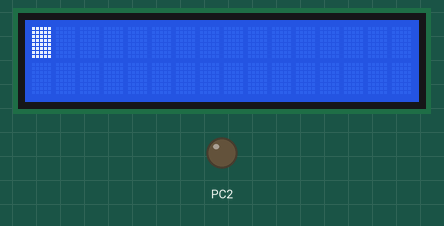
The program below on a simulated ATmega32, built with avr-gcc and emulated at 16 MHz (the files do not name the chip). Shown: 16×2 character LCD, output pins drawn as LEDs (lit = HIGH). Wiring (inferred from the names in the program): character LCD (HD44780): RS PB1; R/W PB2; E PB3; data PA4, PA5, PA6, PA7. Pins used as bus, display or sensor lines are not drawn; what the program prints to the serial monitor is not drawn.

Above: at 0.1 s.
At 2.2 s:
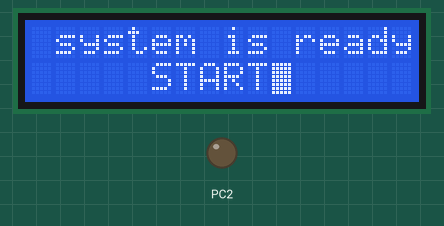

The program:

main.c
```c
/*
 * UART_LCD_ControlLed.c
 *
 * Created: 10/16/2026 11:28:16 PM
 * Author : AYMAN KHALED
 */

#include <avr/io.h>

#include "BIT_MATH.h"
#include "STD_TYPE.h"

#include "DIO_interface.h"
#include "UART_interface.h"

#include "LCD_interface.h"

#define  F_CPU 16000000UL
#include <util/delay.h>


void LedToggle(void);

int main(void)
{
	/*intialize UART protocol*/
	UART_Init();
	/*intialize LCD*/
	LCD_voidInit();
	_delay_ms(2000);

	UART_voidSendStringData("ready...");
	LCD_voidGotoxy(1,0);
	LCD_voidSendString("system is ready");
	LCD_voidGotoxy(5,1);
	LCD_voidSendString("START");
	_delay_ms(2000);
	LCD_voidClearData();

	/*set led as output*/
	DIO_voidSetPinDir(DIO_PORTC,DIO_PIN2,OUTPUT);

	/*pointer to receive the data in */
	u8 *received_data;
	/*Allocate 32 bytes of memory to store the received data */
	received_data= malloc(32);


    while (1)
    {


			if (received_data != NULL)
			{
				/*call receive function */
				UART_u8ReceiveStringData(received_data);
			}


				if (strcmp((char *)received_data, "LED ON") == 0)
				{
					LCD_voidClearData();
					DIO_voidSetPinVal(DIO_PORTC,DIO_PIN2,HIGH);
					UART_voidSendStringData("DONE");
					LCD_voidGotoxy(1,0);
					LCD_voidSendString("the led is on");
				}

				/****************************************************/


				else if (strcmp((u8 *)received_data,"LED OFF")==0)
				{
					LCD_voidClearData();
					DIO_voidSetPinVal(DIO_PORTC,DIO_PIN2,LOW);
					UART_voidSendStringData("DONE");
					LCD_voidGotoxy(1,0);
					LCD_voidSendString("the led is off");
				}

				/****************************************************/

				else if (strcmp((u8 *)received_data,"LED TOGGLE")==0)
				{
					LCD_voidClearData();
					UART_voidSendStringData("DONE");
					LCD_voidGotoxy(1,0);
					LCD_voidSendString("the led is toggle");
					/*Keeps the LED toggling continuously until a new UART command is received*/
					while(UART_u8ReceiveDataAvailable()==0)
					{
						LedToggle();
					}

				}

				/****************************************************/

				else if (strcmp((u8 *)received_data,"HELP")==0)
				{
					LCD_voidClearData();
					LCD_voidGotoxy(0,0);
					LCD_voidSendString("LED ON");
					LCD_voidGotoxy(0,1);
					LCD_voidSendString("LED OFF");
					_delay_ms(1000);
					LCD_voidClearData();
					LCD_voidGotoxy(0,0);
					LCD_voidSendString("LED TOGGLE");
					LCD_voidGotoxy(0,1);
					LCD_voidSendString("HELP");
					_delay_ms(1000);
					LCD_voidClearData();
					LCD_voidGotoxy(0,0);
					LCD_voidSendString("SEND: CMD#");
					_delay_ms(1000);
				}

				/****************************************************/

				else
				{
					LCD_voidClearData();
					LCD_voidGotoxy(1,0);
					LCD_voidSendString("Invalid Command");
				}
		}
    }


void LedToggle(void)
{

	DIO_voidSetPinVal(DIO_PORTC,DIO_PIN2,HIGH);
	_delay_ms(1000);
	DIO_voidSetPinVal(DIO_PORTC,DIO_PIN2,LOW);
	_delay_ms(1000);

}
```

STD_TYPE.h
```c
#ifndef _STD_TYPE_H_
#define _STD_TYPE_H_

/* unsigned data */

typedef  unsigned char            u8 ;
typedef  unsigned short int       u16 ;
typedef  unsigned long int        u32;
typedef  unsigned long long int   u64 ;


/* signed data */

typedef  signed char            s8 ;
typedef  signed short int       s16 ;
typedef  signed long int        s32;
typedef  signed long long int   s64 ;

/*float data */

typedef float   f32 ;
typedef double  f64 ;

/*bool data type */

typedef enum{F,T}Bool ;

/*null  */

#define NULL    ((void*)0)


#endif 
```

UART_interface.h
```c
/*
 * UART_interface.h
 *
 * Created: 10/12/2024 5:14:46 PM
 *  Author: Tech Mix
 */


#ifndef UART_INTERFACE_H_
#define UART_INTERFACE_H_


void UART_Init(void);

void UART_voidSendData(u8 copy_u8senddata);

u8  UART_u8ReceiveData(void);

void UART_voidSendStringData(u8* copy_u8sendstringdata);
void  UART_u8ReceiveStringData(u8* copy_u8receivestringdata);


u8 UART_u8ReceiveDataAvailable(void);


#endif /* UART_INTERFACE_H_ */
```

UART_prog.c
```c
/*
 * UART_prog.c
 *
 * Created: 10/12/2024 5:16:07 PM
 *  Author: Tech Mix
 */

#include "BIT_MATH.h"
#include "STD_TYPE.h"
#include "UART_interface.h"
#include "UART_reg.h"


void UART_Init(void){

	/*select baud-rate 9600 and double speed off*/
	CLR_BIT(UCSRA_REG,1);
	UBRRL_REG= 103;

	/*disable UART interrupt*/
	CLR_BIT(UCSRB_REG,5);
	CLR_BIT(UCSRB_REG,6);
	CLR_BIT(UCSRB_REG,7);


	/*
	select Asynchronous speed
	select one_bit stop
	select 8_bit charchter size
	disable parity
	*/
	CLR_BIT(UCSRB_REG,2);
	UCSRC_REG=0b10000110;


	/*enable receive*/
	SET_BIT(UCSRB_REG,4);
	/*enable transmit*/
	SET_BIT(UCSRB_REG,3);


}

void UART_voidSendData(u8 copy_u8senddata){


	while(GET_BIT(UCSRA_REG,5)==0);


	UDR_REG=copy_u8senddata;

}

u8  UART_u8ReceiveData(void){

	while(GET_BIT(UCSRA_REG,7)==0);
		return UDR_REG;
}


void UART_voidSendStringData(u8* copy_u8sendstringdata)
{
	u8 i= 0;
	while(copy_u8sendstringdata[i] != '\0'){

		UART_voidSendData(copy_u8sendstringdata[i]) ;
		i++ ;
	}


}


void  UART_u8ReceiveStringData(u8* copy_u8receivestringdata)
{
	u8 i= 0;

	do
	{copy_u8receivestringdata[i] = UART_u8ReceiveData();
		i++;
	} while (copy_u8receivestringdata[i-1] != '\#');

	copy_u8receivestringdata[i-1]= '\0';

}


u8 UART_u8ReceiveDataAvailable(void)
{
	return GET_BIT(UCSRA_REG, 7);
}
```

UART_reg.h
```c
/*
 * UART_reg.h
 *
 * Created: 10/12/2024 5:15:38 PM
 *  Author: Tech Mix
 */


#ifndef UART_REG_H_
#define UART_REG_H_


#define  UDR_REG        *((volatile u8*)0x2C)
#define  UCSRA_REG      *((volatile u8*)0x2B)
#define  UCSRB_REG      *((volatile u8*)0x2A)
#define  UCSRC_REG      *((volatile u8*)0x40)
#define  UBRRL_REG      *((volatile u8*)0x29)
#define  UBRRH_REG      *((volatile u8*)0x40)


#endif /* UART_REG_H_ */
```

LCD_config.h
```c
/*
 * LCD_config.h
 *
 * Created: 8/27/2024 3:25:24 PM
 *  Author: AMIT
 */


#ifndef LCD_CONFIG_H_
#define LCD_CONFIG_H_


/* data port */

#if  LCD_MODE == _8_MODE
#define  LCD_DPORT     DIO_PORTA

#elif LCD_MODE ==_4_MODE
#define  LCD_DPORT     DIO_PORTA
#define  LCD_D4_PIN    DIO_PIN4
#define  LCD_D5_PIN    DIO_PIN5
#define  LCD_D6_PIN    DIO_PIN6
#define  LCD_D7_PIN    DIO_PIN7

#endif


/*control port */
#define LCD_CPORT     DIO_PORTB
#define LCD_RS_PIN    DIO_PIN1
#define LCD_RW_PIN    DIO_PIN2
#define LCD_EN_PIN    DIO_PIN3


#endif /* LCD_CONFIG_H_ */
```

LCD_interface.h
```c
/*
 * LCD_interface.h
 *
 * Created: 8/27/2024 3:25:10 PM
 *  Author: AMIT
 */


#ifndef LCD_INTERFACE_H_
#define LCD_INTERFACE_H_


/* LCD MODE
* YOU can select your lcd mode
* 1- 4 bit mode
* 2-8 bit mode
 */

#define   _4_MODE      0
#define   _8_MODE      1

#define  LCD_MODE   _4_MODE


void LCD_voidInit(void) ;

void LCD_voidSendCommand( u8 copy_u8command) ;
void LCD_voidSendData   ( u8 copy_u8data) ;

void LCD_voidClearData(void);

void LCD_voidSendString(char*str) ;

void LCD_voidGotoxy(u8 copy_u8x, u8 copy_u8y) ;


void LCD_voidDrawData(u8 copy_pattern , u8 *copy_u8data ,u8 copy_u8x, u8 copy_u8y) ;

void LCD_voidSendNumber(u32 number) ;
#endif /* LCD_INTERFACE_H_ */
```

LCD_prog.c
```c
/*
 * LCD_prog.c
 *
 * Created: 8/27/2024 3:25:38 PM
 *  Author: AMIT
 */
#include "BIT_MATH.h"
#include "STD_TYPE.h"
#include "DIO_interface.h"
#include "LCD_interface.h"
#include "LCD_config.h"

#define  F_CPU  16000000UL
#include <util/delay.h>


static void LCD_voidSHD( u8 copy_u8data){

	/* u8 Loc_arr[4]={LCD_D4_PIN,LCD_D5_PIN,LCD_D6_PIN,LCD_D7_PIN} ;
	 u8 loc_in=0 ;

	 for (loc_in=0 ; loc_in<4;loc_in++)
	 {
		 DIO_voidSetPinVal(LCD_DPORT,Loc_arr[loc_in],GET_BIT(copy_u8data,loc_in)) ;
	 }*/

	DIO_voidSetPinVal(LCD_DPORT,LCD_D4_PIN,GET_BIT(copy_u8data,0));
	DIO_voidSetPinVal(LCD_DPORT,LCD_D5_PIN,GET_BIT(copy_u8data,1));
	DIO_voidSetPinVal(LCD_DPORT,LCD_D6_PIN,GET_BIT(copy_u8data,2));
	DIO_voidSetPinVal(LCD_DPORT,LCD_D7_PIN,GET_BIT(copy_u8data,3));


}

void LCD_voidSendEnablePulse(void){

		/* send enabal pulse */
		DIO_voidSetPinVal(LCD_CPORT,LCD_EN_PIN,HIGH) ;
		_delay_ms(1) ;
		DIO_voidSetPinVal(LCD_CPORT,LCD_EN_PIN,LOW) ;

}

void LCD_voidInit(void) {

	/*set RS , R/W and enable pin  as output pin*/
		DIO_voidSetPinDir(LCD_CPORT,LCD_RS_PIN,OUTPUT);
		DIO_voidSetPinDir(LCD_CPORT,LCD_RW_PIN,OUTPUT);
		DIO_voidSetPinDir(LCD_CPORT,LCD_EN_PIN,OUTPUT);

	/*set data pin as output pin*/
		DIO_voidSetPinDir(LCD_DPORT ,LCD_D4_PIN,OUTPUT);
		DIO_voidSetPinDir(LCD_DPORT ,LCD_D5_PIN,OUTPUT);
		DIO_voidSetPinDir(LCD_DPORT ,LCD_D6_PIN,OUTPUT);
		DIO_voidSetPinDir(LCD_DPORT ,LCD_D7_PIN,OUTPUT);


	         _delay_ms(40) ;
		/*#if LCD_MODE ==_8_MODE

	    LCD_voidSendCommand(0b00111000) ;
		#elif LCD_MODE == _4_MODE */

		/* set RS as HIGH to send Command */
		DIO_voidSetPinVal(LCD_CPORT,LCD_RS_PIN,LOW) ;

		/*set R/W pin as low to write */
		DIO_voidSetPinVal(LCD_CPORT,LCD_RW_PIN,LOW) ;
		 LCD_voidSHD(0b0010) ;
		 LCD_voidSendEnablePulse() ;
		 LCD_voidSHD(0b0010) ;
		 LCD_voidSendEnablePulse() ;
		 LCD_voidSHD(0b1000) ;
		 LCD_voidSendEnablePulse() ;

			 _delay_us(45);
		 /* 2- send display on/off command*/
		 LCD_voidSendCommand(0b00001111) ;
			 _delay_us(45);
		 /*3- send clr lcd command */
		 LCD_voidSendCommand(0b00000001) ;
			_delay_ms(2);
		/*entry mode set*/
		LCD_voidSendCommand(0b00000110);

}

void LCD_voidSendCommand( u8 copy_u8command) {

	     /* set RS pin as low to send command */
		 DIO_voidSetPinVal(LCD_CPORT,LCD_RS_PIN,LOW) ;
		 /*set R/W pin as low to write */
	    DIO_voidSetPinVal(LCD_CPORT,LCD_RW_PIN,LOW) ;
		/*#if LCD_MODE ==_8_MODE

	    DIO_voidSetPortVal(LCD_DPORT,copy_u8command) ; // 1100 1100
        LCD_voidSendEnablePulse() ;
		#elif LCD_MODE==_4_MODE */
		    LCD_voidSHD(copy_u8command >> 4) ;
            LCD_voidSendEnablePulse() ;
            LCD_voidSHD(copy_u8command) ;
            LCD_voidSendEnablePulse() ;


}

void LCD_voidSendData   ( u8 copy_u8data) {


	   /* set RS as HIGH to send DATA */
	   DIO_voidSetPinVal(LCD_CPORT,LCD_RS_PIN,HIGH) ;

	   /*set R/W pin as low to write */
	   DIO_voidSetPinVal(LCD_CPORT,LCD_RW_PIN,LOW) ;

	  /*	#if LCD_MODE ==_8_MODE

	  	DIO_voidSetPortVal(LCD_DPORT,copy_u8data) ; // 1100 1100
	  	LCD_voidSendEnablePulse() ;
	  	 LCD_MODE==_4_MODE*/
	  	LCD_voidSHD(copy_u8data >> 4) ;
	  	LCD_voidSendEnablePulse() ;
	  	LCD_voidSHD(copy_u8data) ;
	  	LCD_voidSendEnablePulse() ;


}


void LCD_voidSendString(char*str) {
	u8 i= 0;
	while(str[i] != '\0'){

		LCD_voidSendData(str[i]) ;
		i++ ;
	}
}


void LCD_voidGotoxy(u8 copy_u8x, u8 copy_u8y){

	  /* 1- cal address ( ddram) */

	  u8  DDRAM_address= copy_u8x+ copy_u8y*0x40 ;

	  /*SET DDRAM  */

	  SET_BIT(DDRAM_address,7) ;
	  LCD_voidSendCommand(DDRAM_address) ;

}

void LCD_voidDrawData(u8 copy_pattern , u8 *copy_u8data ,u8 copy_u8x, u8 copy_u8y) {

	    /* 1- cal  CGRAM address */

	    u8 CGRAM_address= copy_pattern*8 ;

	   /* SET CGRAM */
	     CLR_BIT(CGRAM_address,7) ;
		 SET_BIT(CGRAM_address,6) ;
		 LCD_voidSendCommand(CGRAM_address) ;

		/* DRAW data */

		for (u8 i=0 ; i<8;i++)
		{
			LCD_voidSendData(copy_u8data[i]) ;
		}

		/* display */

		LCD_voidGotoxy(copy_u8x,copy_u8y) ;

		LCD_voidSendData(copy_pattern) ;

}

void LCD_voidSendNumber(u32 number){

	s8 i=0;
	u8 array[10] ;

	if(number==0){

		LCD_voidSendData('0') ;
		return ;
	}
	for(i=0; number!=0 ;i++){

		array[i]= number % 10 + 48 ;
		number /= 10 ;
	}
	i-- ;
	while(i >= 0){

		LCD_voidSendData(array[i]) ;
		i-- ;
	}
}


void LCD_voidClearData(void){

	LCD_voidGotoxy(0,0);
	LCD_voidSendString("                              ");
	LCD_voidGotoxy(0,1);
	LCD_voidSendString("                              ");


}
```

BIT_MATH.h
```c
#ifndef _BIT_MATH_H_
#define _BIT_MATH_H_


#define SET_BIT(REG,BIT)          (REG|=1<<BIT)
#define CLR_BIT(REG,BIT)          (REG&=~(1<<BIT))
#define TOGGLE_BIT(REG,BIT)        (REG^=1<<BIT)
#define GET_BIT(REG,BIT)          ((REG>>BIT)&1)


#endif 
```

DIO_interface.h
```c
/*
 * DIO_interface.h
 *
 * Created: 8/25/2024 2:13:52 PM
 *  Author: AMIT
 */


#ifndef DIO_INTERFACE_H_
#define DIO_INTERFACE_H_


/*PIN DIR */
#define  OUTPUT     1
#define  INPUT      0

/* PIN VAL */

#define  HIGH       1
#define  LOW        0


/* ports */

#define  DIO_PORTA     0
#define  DIO_PORTB     1
#define  DIO_PORTC     2
#define  DIO_PORTD     3

/* PINS  */
#define  DIO_PIN0      0
#define  DIO_PIN1      1
#define  DIO_PIN2      2
#define  DIO_PIN3      3
#define  DIO_PIN4      4
#define  DIO_PIN5      5
#define  DIO_PIN6      6
#define  DIO_PIN7      7


/******************************************************************
* Function Name: DIO_voidSetPinDir
* Purpose      : set pin dir (OUTPUT , INPUT)
* Parameters   : u8 copy_u8port, u8 copy_u8pin ,u8 copy_u8Dir
* Return value : void
********************************************************************/
void DIO_voidSetPinDir(u8 copy_u8port, u8 copy_u8pin ,u8 copy_u8Dir) ;
/******************************************************************
* Function Name: DIO_voidSetPinVal
* Purpose      : set pin val (HIGH , LOW)
* Parameters   :u8 copy_u8port, u8 copy_u8pin ,u8 copy_u8val
* Return value : void
********************************************************************/
void DIO_voidSetPinVal(u8 copy_u8port, u8 copy_u8pin ,u8 copy_u8val) ;

/******************************************************************
* Function Name: DIO_u8ReadPinVal
* Purpose      : READ pin val (HIGH , LOW)
* Parameters   :u8 copy_u8port, u8 copy_u8pin
* Return value : U8
********************************************************************/
u8 DIO_u8ReadPinVal(u8 copy_u8port, u8 copy_u8pin ) ;
/******************************************************************
* Function Name: DIO_voidToggelPinVal
* Purpose      : TOGGEL pin val (HIGH , LOW)
* Parameters   :u8 copy_u8port, u8 copy_u8pin
* Return value : void
********************************************************************/
void DIO_voidToggelPinVal(u8 copy_u8port, u8 copy_u8pin ) ;


void  DIO_voidSetPortDir(u8 copy_u8port, u8 copy_u8Dir) ;
void  DIO_voidSetPortVal(u8 copy_u8port, u8 copy_u8val) ;


#endif /* DIO_INTERFACE_H_ */
```

DIO_prog.c
```c
/*
 * DIO_prog.c
 *
 * Created: 8/25/2024 2:14:24 PM
 *  Author: AMIT
 */
#include "BIT_MATH.h"
#include "STD_TYPE.h"
#include "DIO_interface.h"
#include "DIO_reg.h"


void DIO_voidSetPinDir(u8 copy_u8port, u8 copy_u8pin ,u8 copy_u8Dir) {

	         if (copy_u8Dir==OUTPUT)
	         {

				 switch(copy_u8port){

					 case DIO_PORTA : SET_BIT(DDRA_REG,copy_u8pin);break ;
					 case DIO_PORTB : SET_BIT(DDRB_REG,copy_u8pin);break ;
					 case DIO_PORTC : SET_BIT(DDRC_REG,copy_u8pin);break ;
					 case DIO_PORTD : SET_BIT(DDRD_REG,copy_u8pin);break ;
		                            }
			 }
				 else if (copy_u8Dir==INPUT)
				 {
					 switch(copy_u8port){

						 case DIO_PORTA : CLR_BIT(DDRA_REG,copy_u8pin);break ;
						 case DIO_PORTB : CLR_BIT(DDRB_REG,copy_u8pin);break ;
						 case DIO_PORTC : CLR_BIT(DDRC_REG,copy_u8pin);break ;
						 case DIO_PORTD : CLR_BIT(DDRD_REG,copy_u8pin);break ;
					 }
				 }


}

void DIO_voidSetPinVal(u8 copy_u8port, u8 copy_u8pin ,u8 copy_u8val){

	           if (copy_u8val ==HIGH)
	           {
				   switch(copy_u8port){

				   case DIO_PORTA : SET_BIT(PORTA_REG,copy_u8pin) ;break;
				   case DIO_PORTB : SET_BIT(PORTB_REG,copy_u8pin) ;break;
				   case DIO_PORTC : SET_BIT(PORTC_REG,copy_u8pin) ;break;
				   case DIO_PORTD : SET_BIT(PORTD_REG,copy_u8pin) ;break;

				   }

	           }
	       else if (copy_u8val==LOW)
	       {

			    switch(copy_u8port){

				    case DIO_PORTA : CLR_BIT(PORTA_REG,copy_u8pin) ;break;
				    case DIO_PORTB : CLR_BIT(PORTB_REG,copy_u8pin) ;break;
				    case DIO_PORTC : CLR_BIT(PORTC_REG,copy_u8pin) ;break;
				    case DIO_PORTD : CLR_BIT(PORTD_REG,copy_u8pin) ;break;

			    }
	       }

}


u8 DIO_u8ReadPinVal(u8 copy_u8port, u8 copy_u8pin ) {

	         u8 LOC_u8val=0;
			   switch(copy_u8port){

				     case DIO_PORTA :LOC_u8val=GET_BIT(PINA_REG,copy_u8pin) ;break;
				     case DIO_PORTB :LOC_u8val=GET_BIT(PINB_REG,copy_u8pin) ;break;
				     case DIO_PORTC :LOC_u8val=GET_BIT(PINC_REG,copy_u8pin) ;break;
				     case DIO_PORTD :LOC_u8val=GET_BIT(PIND_REG,copy_u8pin) ;break;

			   }

			   return LOC_u8val ;

}

void DIO_voidToggelPinVal(u8 copy_u8port, u8 copy_u8pin ) {

	switch(copy_u8port){

		case DIO_PORTA : TOGGLE_BIT(PORTA_REG,copy_u8pin) ;break;
		case DIO_PORTB : TOGGLE_BIT(PORTB_REG,copy_u8pin) ;break;
		case DIO_PORTC : TOGGLE_BIT(PORTC_REG,copy_u8pin) ;break;
		case DIO_PORTD : TOGGLE_BIT(PORTD_REG,copy_u8pin) ;break;

	}


}


void  DIO_voidSetPortDir(u8 copy_u8port, u8 copy_u8Dir){

	  switch (copy_u8port){

		  case DIO_PORTA : DDRA_REG=copy_u8Dir ; break ;
		  case DIO_PORTB : DDRB_REG=copy_u8Dir ; break ;
		  case DIO_PORTC : DDRC_REG=copy_u8Dir ; break ;
		  case DIO_PORTD : DDRD_REG=copy_u8Dir ; break ;

	  }

}
void  DIO_voidSetPortVal(u8 copy_u8port, u8 copy_u8val){


	 switch (copy_u8port){

		 case DIO_PORTA : PORTA_REG=copy_u8val ; break ;
		 case DIO_PORTB : PORTB_REG=copy_u8val ; break ;
		 case DIO_PORTC : PORTC_REG=copy_u8val ; break ;
		 case DIO_PORTD : PORTD_REG=copy_u8val ; break ;


	 }

}
```

DIO_reg.h
```c
/*
 * DIO_reg.h
 *
 * Created: 8/25/2024 2:14:10 PM
 *  Author: AMIT
 */


#ifndef DIO_REG_H_
#define DIO_REG_H_

/* Group A */
#define PORTA_REG    *((volatile u8*)0x3B)
#define DDRA_REG     *((volatile u8*)0x3A)
#define PINA_REG     *((volatile u8*)0x39)

/* Group B */
#define PORTB_REG    *((volatile u8*)0x38)
#define DDRB_REG     *((volatile u8*)0x37)
#define PINB_REG     *((volatile u8*)0x36)

/* Group C */
#define PORTC_REG     *((volatile u8*)0x35)
#define  DDRC_REG     *((volatile u8*)0x34)
#define  PINC_REG     *((volatile u8*)0x33)

/* Group D */
#define PORTD_REG     *((volatile u8*)0x32)
#define  DDRD_REG     *((volatile u8*)0x31)
#define  PIND_REG     *((volatile u8*)0x30)


#endif /* DIO_REG_H_ */
```

Measured:
- what the display in image 0 shows lasts 2.1 s, from 0.0 s to 2.1 s
- what the display in image 1 shows lasts 2.2 s, from 2.1 s to 4.3 s
